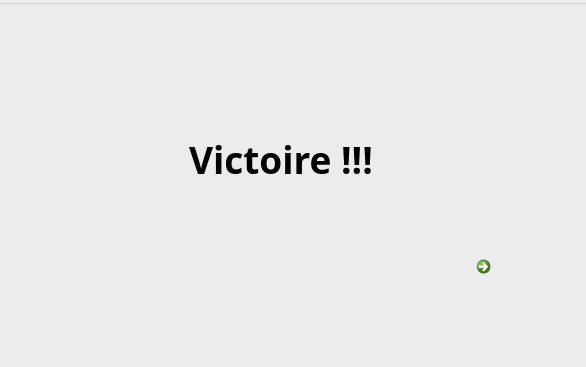
<?xml version="1.0" encoding="UTF-8"?>
<ui version="4.0">
 <class>Victoire_combat</class>
 <widget class="QDialog" name="Victoire_combat">
  <property name="geometry">
   <rect>
    <x>0</x>
    <y>0</y>
    <width>586</width>
    <height>367</height>
   </rect>
  </property>
  <property name="minimumSize">
   <size>
    <width>586</width>
    <height>367</height>
   </size>
  </property>
  <property name="maximumSize">
   <size>
    <width>586</width>
    <height>367</height>
   </size>
  </property>
  <property name="windowTitle">
   <string>Dialog</string>
  </property>
  <widget class="QGroupBox" name="Ensemble_Victoire">
   <property name="geometry">
    <rect>
     <x>-11</x>
     <y>-1</y>
     <width>601</width>
     <height>381</height>
    </rect>
   </property>
   <property name="title">
    <string/>
   </property>
   <widget class="QLabel" name="label">
    <property name="geometry">
     <rect>
      <x>200</x>
      <y>110</y>
      <width>251</width>
      <height>101</height>
     </rect>
    </property>
    <property name="font">
     <font>
      <family>Rockwell Extra Bold</family>
      <pointsize>28</pointsize>
      <weight>75</weight>
      <bold>true</bold>
     </font>
    </property>
    <property name="text">
     <string>Victoire !!!</string>
    </property>
   </widget>
   <widget class="QLabel" name="Arriere">
    <property name="geometry">
     <rect>
      <x>10</x>
      <y>-10</y>
      <width>591</width>
      <height>381</height>
     </rect>
    </property>
    <property name="text">
     <string/>
    </property>
    <property name="pixmap">
     <pixmap>../Images_interface/Victoire.jpg</pixmap>
    </property>
    <property name="scaledContents">
     <bool>true</bool>
    </property>
   </widget>
   <widget class="QCommandLinkButton" name="PASS">
    <property name="geometry">
     <rect>
      <x>480</x>
      <y>250</y>
      <width>121</width>
      <height>111</height>
     </rect>
    </property>
    <property name="font">
     <font>
      <family>Segoe UI</family>
      <pointsize>16</pointsize>
      <weight>75</weight>
      <bold>true</bold>
     </font>
    </property>
    <property name="text">
     <string/>
    </property>
    <property name="icon">
     <iconset>
      <normaloff>../Images_interface/Pass.webp</normaloff>../Images_interface/Pass.webp</iconset>
    </property>
    <property name="iconSize">
     <size>
      <width>100</width>
      <height>100</height>
     </size>
    </property>
   </widget>
   <zorder>Arriere</zorder>
   <zorder>label</zorder>
   <zorder>PASS</zorder>
  </widget>
 </widget>
 <resources/>
 <connections/>
</ui>
